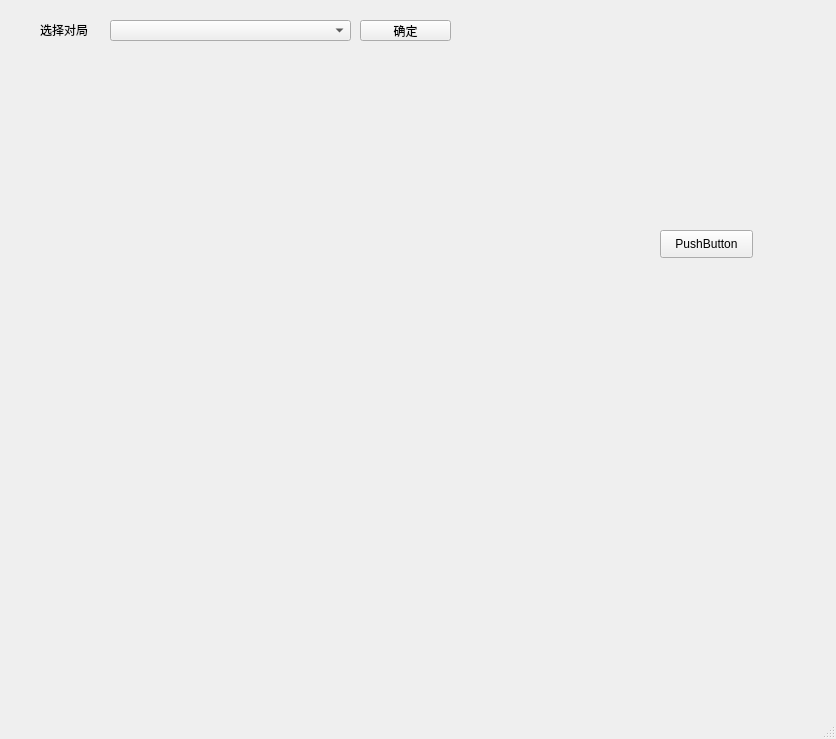
<?xml version="1.0" encoding="UTF-8"?>
<ui version="4.0">
 <class>History_MainWindow</class>
 <widget class="QMainWindow" name="History_MainWindow">
  <property name="geometry">
   <rect>
    <x>0</x>
    <y>0</y>
    <width>836</width>
    <height>739</height>
   </rect>
  </property>
  <property name="windowTitle">
   <string>MainWindow</string>
  </property>
  <widget class="QWidget" name="centralwidget">
   <widget class="QComboBox" name="comboBox">
    <property name="geometry">
     <rect>
      <x>110</x>
      <y>20</y>
      <width>241</width>
      <height>21</height>
     </rect>
    </property>
   </widget>
   <widget class="QLabel" name="label">
    <property name="geometry">
     <rect>
      <x>40</x>
      <y>20</y>
      <width>69</width>
      <height>19</height>
     </rect>
    </property>
    <property name="text">
     <string>选择对局</string>
    </property>
   </widget>
   <widget class="QPushButton" name="pushButton">
    <property name="geometry">
     <rect>
      <x>360</x>
      <y>20</y>
      <width>91</width>
      <height>21</height>
     </rect>
    </property>
    <property name="text">
     <string>确定</string>
    </property>
   </widget>
   <widget class="QPushButton" name="pushButton_2">
    <property name="geometry">
     <rect>
      <x>660</x>
      <y>230</y>
      <width>93</width>
      <height>28</height>
     </rect>
    </property>
    <property name="text">
     <string>PushButton</string>
    </property>
   </widget>
  </widget>
  <widget class="QMenuBar" name="menubar">
   <property name="geometry">
    <rect>
     <x>0</x>
     <y>0</y>
     <width>836</width>
     <height>25</height>
    </rect>
   </property>
  </widget>
  <widget class="QStatusBar" name="statusbar"/>
 </widget>
 <resources/>
 <connections/>
</ui>
